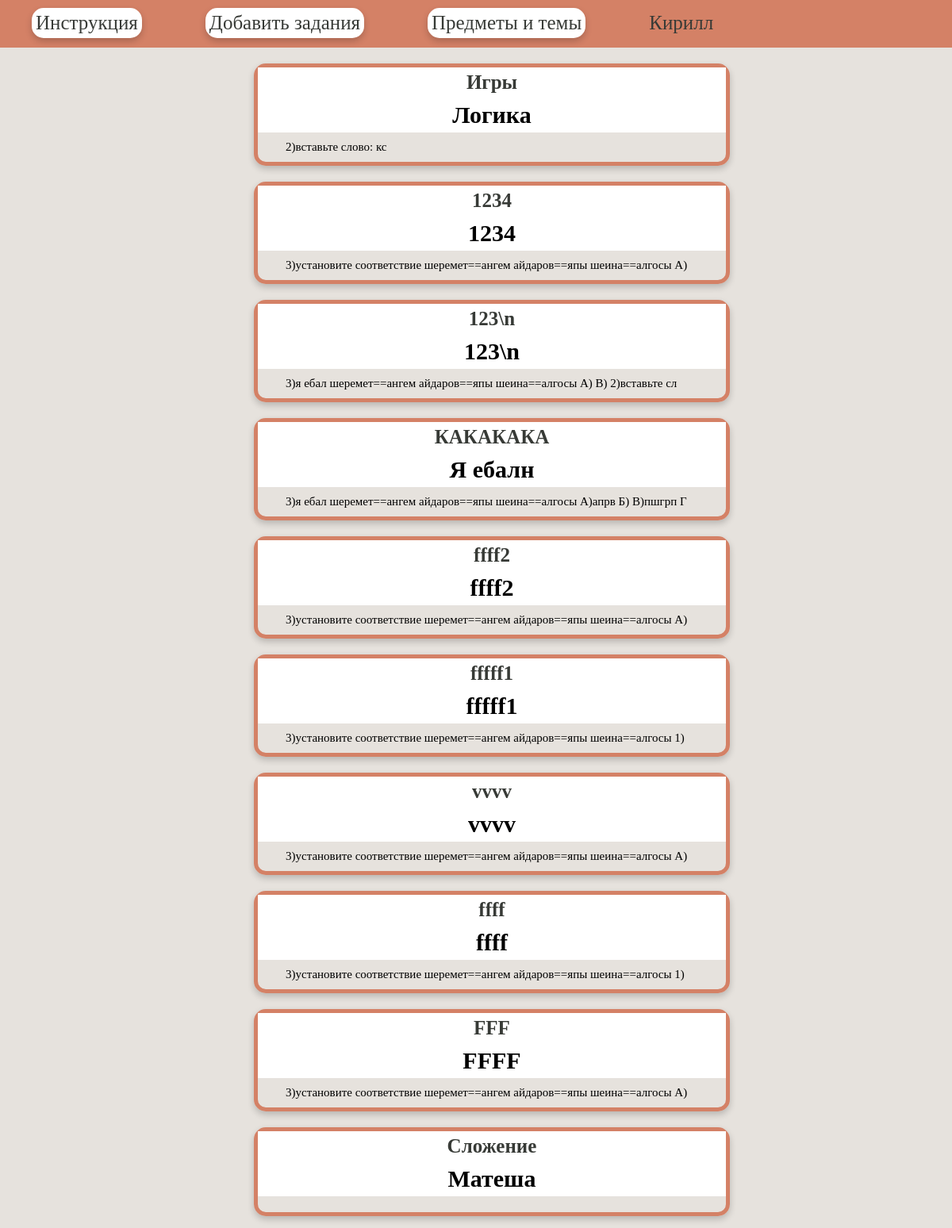
The page / (signed in) on the database its author committed.
### tables this page shows
CREATE TABLE mainmenu (
id integer primary key autoincrement,
title text not null,
url text not null
);

CREATE TABLE users (
id integer PRIMARY KEY AUTOINCREMENT,
name text NOT NULL,
email text NOT NULL,
psw text NOT NULL,
time integer NOT NULL
);

CREATE TABLE posts (
id integer PRIMARY KEY AUTOINCREMENT,
users integer NOT NULL,
classes text NOT NULL,
themes text NOT NULL,
text BLOB DEFAULT NULL,
time integer NOT NULL
);

### main.py (the view)
@app.route("/")
@login_required
def index():
    return render_template('index.html', menu = dbase.getMenu(), post=dbase.getPostsAnonce(current_user.get_id()), title= 'psuTests')

### FDataBase.py (called while the page is built)
    def getMenu(self):
        sql = '''SELECT * FROM mainmenu'''
        try:
            self.__cur.execute(sql)
            res = self.__cur.fetchall()
            if res: return res
        except:
            print("Ошибка чтения из БД")
        return []

    def getPostsAnonce(self, postUser):
        try:
            self.__cur.execute(f"SELECT id, classes, themes, text FROM posts WHERE users = {postUser} ORDER BY time DESC")
            res = self.__cur.fetchall()
            if res: return res
        except sqlite3.Error as e:
            print("Ошибка получения заданий из БД " + str(e))
        return []

    def getUser(self, user_id):
        try:
            self.__cur.execute(f"SELECT * FROM users WHERE id = '{user_id}' LIMIT 1")
            res = self.__cur.fetchone()
            if not res:
                print("Пользователь не найден")
                return False
            return res
        except sqlite3.Error as e:
            print("Ошибка получения данных из БД " + str(e))
        return False

### UserLogin.py (called while the page is built)
    def fromDB(self, user_id, db):
        self.__user = db.getUser(user_id)
        return self

    def get_id(self):
        return str(self.__user['id'])

    def get_name(self):
        return str(self.__user['name'])

### main.py (called while the page is built)
@login_manager.user_loader
def load_user(user_id):
    print("load_user")
    return UserLogin().fromDB(user_id, dbase)

def connect_db():#создание бд\установление соединения
    conn = sqlite3.connect(app.config['DATABASE'])#путь рассположения бд
    conn.row_factory = sqlite3.Row#записи бд будут ввиде словаря, а не кортежей
    return conn#возвращает установленное соединение

def get_db():
    if not hasattr(g, 'link_db'):
        g.link_db = connect_db()
    return g.link_db

@app.before_request
def before_request():
    global dbase
    db = get_db()
    dbase = FDataBase(db)

### Templates/index.html
{% extends 'base.html' %}
{% block content %}
{{ super() }}
<ul class="list-posts">
{% for p in post %}
<li>
<h2 class="title"><a href="{{ url_for('showPost', id_post=p.id)}}">{{p.themes}}</a></h2>
<h3 class="title">{{p.classes}}</h3>
        <p class="annonce">{{ p.text[:70]}}</p>
</li>
{% endfor %}
</ul>
{% endblock %}

### Templates/base.html (shortened to what this page needs)
<!DOCTYPE html>
<html>
<head>
</head>
<body>
{% block content -%}
         {%- block mainmenu -%}
<ul class ="mainmenu">
    {% for m in menu %}
    <li1> <a href="{{m.url}}">{{m.title}}</a></li1>
    {% endfor %}
        <li2> <a href="{{url_for('profile')}}">{{current_user.get_name()}}</a></li2>
</ul>
         {% endblock mainmenu -%}
{% endblock -%}
</body>
</html>

### Templates/base.html (style rules this page uses)
h2 { text-align: center; font-size: 25px; padding: 1px; }
h3 { text-align: center; font-size: 30px; padding: 1px; }
p { text-indent: 30px }
body { font-family: "Franklin Gothic"; font-weight: 300; margin: 0; padding: 0; height: 100%; width: 100%; background: #E6E2DD; font-size: 15px }
a { color: #373A36; text-decoration: none; }
ul.mainmenu { list-style: none; background: #D48166; height: 60px; margin: 0; padding: 0; color: #000000; font-size: 25px; overflow: hidden; font-family: 'Impact'; font-weight: 50; }
ul.mainmenu li1 { float: left; margin: 10px 40px 40px 40px; border: 5px solid #ffffff; border-radius: 15px; box-shadow: 0 4px 8px rgba(0, 0, 0, 0.2); background: #ffffff; }
ul.mainmenu li2 { float: left; margin: 15px 40px 40px 40px; }
ul.list-posts { list-style: none; margin-left: auto; margin-right: auto; width: 6em padding 0; max-width: 600px; }
ul.list-posts li { margin: 20px 0 0 0; border: 5px solid #D48166; border-radius: 15px; box-shadow: 0 4px 8px rgba(0, 0, 0, 0.2); }
ul.list-posts .title { margin: 0; padding: 5px; background: #fff; }
ul.list-posts .annonce { margin: 0; padding: 10px 5px 10px 5px; }

### rows shown on the page
mainmenu: title "Инструкция"
mainmenu: title "Добавить задания"
mainmenu: title "Предметы и темы"
users: get_name "Кирилл"
posts: themes "Игры", classes "Логика", text "2)вставьте слово: кс"
posts: themes "1234", classes "1234", text "3)установите соответствие шеремет==ангем айдаров==япы шеина==алгосы А)"
posts: themes "123\\n", classes "123\\n", text "3)я ебал шеремет==ангем айдаров==япы шеина==алгосы А) В) 2)вставьте сл"
posts: themes "КАКАКАКА", classes "Я ебалн", text "3)я ебал шеремет==ангем айдаров==япы шеина==алгосы А)апрв Б) В)пшгрп Г"
posts: themes "ffff2", classes "ffff2", text "3)установите соответствие шеремет==ангем айдаров==япы шеина==алгосы А)"
posts: themes "fffff1", classes "fffff1", text "3)установите соответствие шеремет==ангем айдаров==япы шеина==алгосы 1)"
posts: themes "vvvv", classes "vvvv", text "3)установите соответствие шеремет==ангем айдаров==япы шеина==алгосы А)"
posts: themes "ffff", classes "ffff", text "3)установите соответствие шеремет==ангем айдаров==япы шеина==алгосы 1)"
posts: themes "FFF", classes "FFFF", text "3)установите соответствие шеремет==ангем айдаров==япы шеина==алгосы А)"
posts: themes "Сложение", classes "Матеша"
